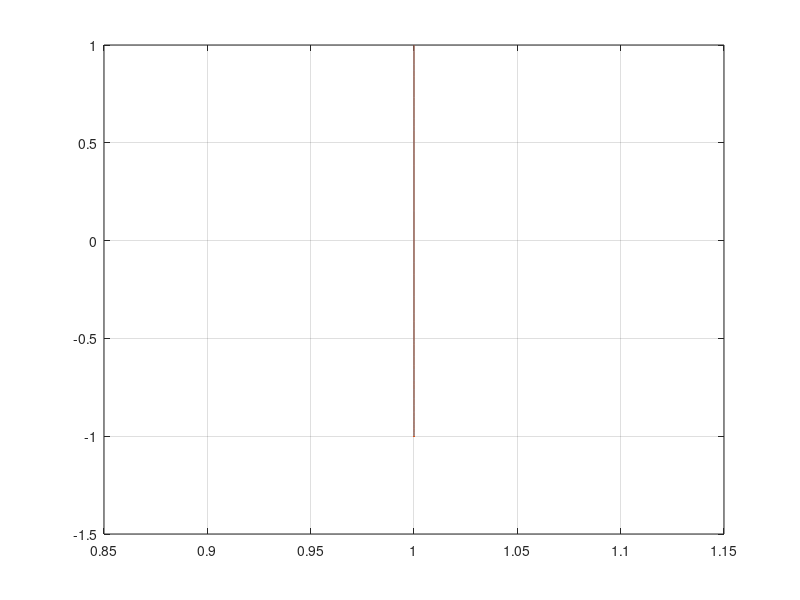

MATLAB code to generate this figure:
a=1;
b=1;
c=1;
d=1;

f = @(t,x) [ x(1)*(a-b)*x(2)
    -x(2)*c-d*x(1)];
        
[t,x2] = ode23(f,[-150 150],[1 1]);
plot(x2(:,1),x2(:,2)); 
hold on;
[t,x3] = ode45(f,[-150 150],[1 1]);

plot(x3(:,1),x3(:,2)); 

grid on
hold off